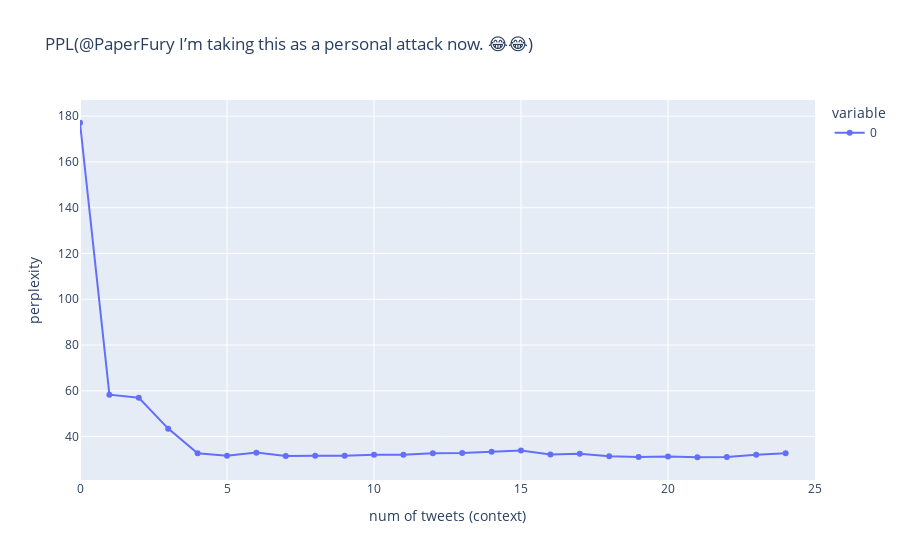

The notebook cell this image was saved under:
### Code cell
fig = px.line(peer_ppl_list, markers=True, title=f"PPL({text})")

fig.update_yaxes(title="perplexity")
fig.update_xaxes(title="num of tweets (context)", range=(0,25))

### Figure 1 — Plotly figure (JSON) as saved in the notebook; plotly's stock layout.template omitted (floating-point values rounded to 4 significant figures)
{"data": [{"hovertemplate": "variable=0<br>index=%{x}<br>value=%{y}<extra></extra>", "legendgroup": "0", "line": {"color": "#636efa", "dash": "solid"}, "marker": {"symbol": "circle"}, "mode": "markers+lines", "name": "0", "orientation": "v", "showlegend": true, "type": "scatter", "x": [0, 1, 2, 3, 4, 5, 6, 7, 8, 9, 10, 11, 12, 13, 14, 15, 16, 17, 18, 19, 20, 21, 22, 23, 24], "xaxis": "x", "y": [177.1, 58.31, 56.98, 43.47, 32.72, 31.66, 32.98, 31.51, 31.61, 31.61, 32.01, 32.1, 32.68, 32.84, 33.37, 33.9, 32.18, 32.53, 31.41, 31.03, 31.32, 30.96, 31.02, 32.05, 32.74], "yaxis": "y"}], "layout": {"autosize": true, "legend": {"title": {"text": "variable"}, "tracegroupgap": 0}, "title": {"text": "PPL(@PaperFury I’m taking this as a personal attack now. 😂😂)"}, "xaxis": {"anchor": "y", "domain": [0, 1], "range": [0, 25], "title": {"text": "num of tweets (context)"}, "type": "linear"}, "yaxis": {"anchor": "x", "autorange": true, "domain": [0, 1], "range": [18.9, 189.2], "title": {"text": "perplexity"}, "type": "linear"}}}
